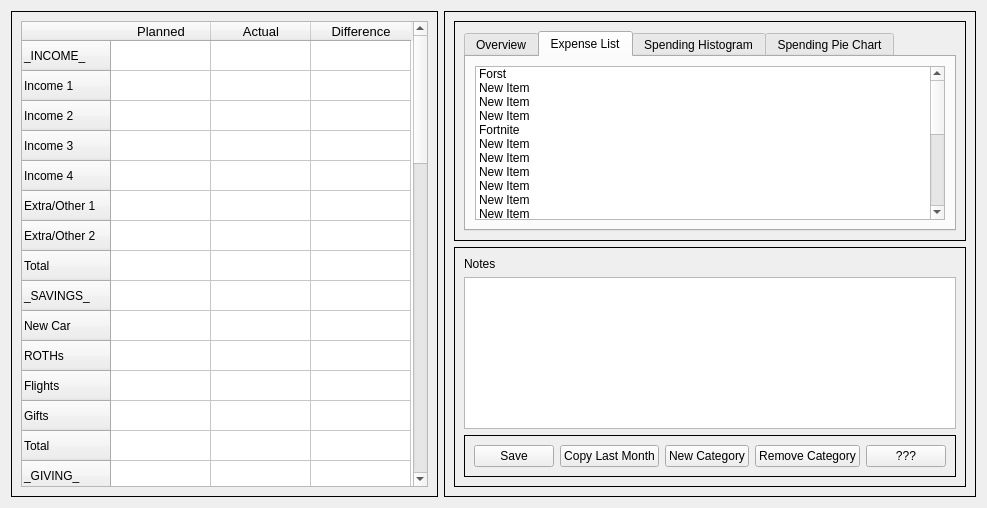
<?xml version="1.0" encoding="UTF-8"?>
<ui version="4.0">
 <class>Form</class>
 <widget class="QWidget" name="Form">
  <property name="geometry">
   <rect>
    <x>0</x>
    <y>0</y>
    <width>982</width>
    <height>508</height>
   </rect>
  </property>
  <property name="windowTitle">
   <string>Form</string>
  </property>
  <layout class="QGridLayout" name="gridLayout_3">
   <item row="0" column="0">
    <widget class="QFrame" name="frame_2">
     <property name="sizePolicy">
      <sizepolicy hsizetype="Expanding" vsizetype="Preferred">
       <horstretch>0</horstretch>
       <verstretch>0</verstretch>
      </sizepolicy>
     </property>
     <property name="frameShape">
      <enum>QFrame::Box</enum>
     </property>
     <property name="frameShadow">
      <enum>QFrame::Plain</enum>
     </property>
     <layout class="QHBoxLayout" name="horizontalLayout_3">
      <item>
       <spacer name="horizontalSpacer_2">
        <property name="orientation">
         <enum>Qt::Horizontal</enum>
        </property>
        <property name="sizeHint" stdset="0">
         <size>
          <width>40</width>
          <height>20</height>
         </size>
        </property>
       </spacer>
      </item>
      <item>
       <widget class="QTableWidget" name="tableWidget">
        <property name="sizePolicy">
         <sizepolicy hsizetype="Preferred" vsizetype="Expanding">
          <horstretch>0</horstretch>
          <verstretch>0</verstretch>
         </sizepolicy>
        </property>
        <property name="minimumSize">
         <size>
          <width>407</width>
          <height>0</height>
         </size>
        </property>
        <attribute name="horizontalHeaderCascadingSectionResizes">
         <bool>false</bool>
        </attribute>
        <row>
         <property name="text">
          <string>_INCOME_</string>
         </property>
        </row>
        <row>
         <property name="text">
          <string>Income 1</string>
         </property>
        </row>
        <row>
         <property name="text">
          <string>Income 2</string>
         </property>
        </row>
        <row>
         <property name="text">
          <string>Income 3</string>
         </property>
        </row>
        <row>
         <property name="text">
          <string>Income 4</string>
         </property>
        </row>
        <row>
         <property name="text">
          <string>Extra/Other 1</string>
         </property>
        </row>
        <row>
         <property name="text">
          <string>Extra/Other 2</string>
         </property>
        </row>
        <row>
         <property name="text">
          <string>Total</string>
         </property>
        </row>
        <row>
         <property name="text">
          <string>_SAVINGS_</string>
         </property>
        </row>
        <row>
         <property name="text">
          <string>New Car</string>
         </property>
        </row>
        <row>
         <property name="text">
          <string>ROTHs</string>
         </property>
        </row>
        <row>
         <property name="text">
          <string>Flights</string>
         </property>
        </row>
        <row>
         <property name="text">
          <string>Gifts</string>
         </property>
        </row>
        <row>
         <property name="text">
          <string>Total</string>
         </property>
        </row>
        <row>
         <property name="text">
          <string>_GIVING_</string>
         </property>
        </row>
        <row>
         <property name="text">
          <string>Church</string>
         </property>
        </row>
        <row>
         <property name="text">
          <string>Focus</string>
         </property>
        </row>
        <row>
         <property name="text">
          <string>Total</string>
         </property>
        </row>
        <row>
         <property name="text">
          <string>_HOUSING_</string>
         </property>
        </row>
        <row>
         <property name="text">
          <string>Mortgage</string>
         </property>
        </row>
        <row>
         <property name="text">
          <string>Water</string>
         </property>
        </row>
        <row>
         <property name="text">
          <string>Electricity</string>
         </property>
        </row>
        <row>
         <property name="text">
          <string>Phone</string>
         </property>
        </row>
        <row>
         <property name="text">
          <string>Internet</string>
         </property>
        </row>
        <row>
         <property name="text">
          <string>Total</string>
         </property>
        </row>
        <row>
         <property name="text">
          <string>_TRANSPO_</string>
         </property>
        </row>
        <row>
         <property name="text">
          <string>Gas</string>
         </property>
        </row>
        <row>
         <property name="text">
          <string>Maintenance</string>
         </property>
        </row>
        <row>
         <property name="text">
          <string>Total</string>
         </property>
        </row>
        <row>
         <property name="text">
          <string>_FOOD_</string>
         </property>
        </row>
        <row>
         <property name="text">
          <string>Groceries</string>
         </property>
        </row>
        <row>
         <property name="text">
          <string>Restaurants</string>
         </property>
        </row>
        <row>
         <property name="text">
          <string>Total</string>
         </property>
        </row>
        <row>
         <property name="text">
          <string>_PERSONAL_</string>
         </property>
        </row>
        <row>
         <property name="text">
          <string>N_Fun</string>
         </property>
        </row>
        <row>
         <property name="text">
          <string>V_Fun</string>
         </property>
        </row>
        <row>
         <property name="text">
          <string>Subscriptions</string>
         </property>
        </row>
        <row>
         <property name="text">
          <string>Total</string>
         </property>
        </row>
        <row>
         <property name="text">
          <string>_INSURANCE_</string>
         </property>
        </row>
        <row>
         <property name="text">
          <string>Car</string>
         </property>
        </row>
        <row>
         <property name="text">
          <string>Health</string>
         </property>
        </row>
        <row>
         <property name="text">
          <string>Dental</string>
         </property>
        </row>
        <row>
         <property name="text">
          <string>Vision</string>
         </property>
        </row>
        <row>
         <property name="text">
          <string>Total</string>
         </property>
        </row>
        <row>
         <property name="text">
          <string>_OTHER_</string>
         </property>
        </row>
        <row>
         <property name="text">
          <string>Cats</string>
         </property>
        </row>
        <row>
         <property name="text">
          <string>Misc</string>
         </property>
        </row>
        <row>
         <property name="text">
          <string>Total</string>
         </property>
        </row>
        <column>
         <property name="text">
          <string>Planned</string>
         </property>
         <property name="font">
          <font>
           <pointsize>10</pointsize>
          </font>
         </property>
        </column>
        <column>
         <property name="text">
          <string>Actual</string>
         </property>
         <property name="font">
          <font>
           <pointsize>10</pointsize>
          </font>
         </property>
        </column>
        <column>
         <property name="text">
          <string>Difference</string>
         </property>
         <property name="font">
          <font>
           <pointsize>10</pointsize>
          </font>
         </property>
        </column>
       </widget>
      </item>
      <item>
       <spacer name="horizontalSpacer">
        <property name="orientation">
         <enum>Qt::Horizontal</enum>
        </property>
        <property name="sizeHint" stdset="0">
         <size>
          <width>40</width>
          <height>20</height>
         </size>
        </property>
       </spacer>
      </item>
     </layout>
    </widget>
   </item>
   <item row="0" column="1">
    <widget class="QFrame" name="frame">
     <property name="frameShape">
      <enum>QFrame::Box</enum>
     </property>
     <property name="frameShadow">
      <enum>QFrame::Plain</enum>
     </property>
     <layout class="QVBoxLayout" name="verticalLayout">
      <item>
       <widget class="QFrame" name="frame_3">
        <property name="frameShape">
         <enum>QFrame::Box</enum>
        </property>
        <property name="frameShadow">
         <enum>QFrame::Plain</enum>
        </property>
        <layout class="QGridLayout" name="gridLayout">
         <item row="0" column="0">
          <widget class="QTabWidget" name="tabWidget">
           <property name="currentIndex">
            <number>1</number>
           </property>
           <widget class="QWidget" name="tab_1">
            <attribute name="title">
             <string>Overview</string>
            </attribute>
           </widget>
           <widget class="QWidget" name="tab_3">
            <attribute name="title">
             <string>Expense List</string>
            </attribute>
            <layout class="QVBoxLayout" name="verticalLayout_4">
             <item>
              <widget class="QListWidget" name="listWidget">
               <item>
                <property name="text">
                 <string>Forst</string>
                </property>
               </item>
               <item>
                <property name="text">
                 <string>New Item</string>
                </property>
               </item>
               <item>
                <property name="text">
                 <string>New Item</string>
                </property>
               </item>
               <item>
                <property name="text">
                 <string>New Item</string>
                </property>
               </item>
               <item>
                <property name="text">
                 <string>Fortnite</string>
                </property>
               </item>
               <item>
                <property name="text">
                 <string>New Item</string>
                </property>
               </item>
               <item>
                <property name="text">
                 <string>New Item</string>
                </property>
               </item>
               <item>
                <property name="text">
                 <string>New Item</string>
                </property>
               </item>
               <item>
                <property name="text">
                 <string>New Item</string>
                </property>
               </item>
               <item>
                <property name="text">
                 <string>New Item</string>
                </property>
               </item>
               <item>
                <property name="text">
                 <string>New Item</string>
                </property>
               </item>
               <item>
                <property name="text">
                 <string>New Item</string>
                </property>
               </item>
               <item>
                <property name="text">
                 <string>New Item</string>
                </property>
               </item>
               <item>
                <property name="text">
                 <string>New Item</string>
                </property>
               </item>
               <item>
                <property name="text">
                 <string>New Item</string>
                </property>
               </item>
               <item>
                <property name="text">
                 <string>New Item</string>
                </property>
               </item>
               <item>
                <property name="text">
                 <string>New Item</string>
                </property>
               </item>
               <item>
                <property name="text">
                 <string>New Item</string>
                </property>
               </item>
               <item>
                <property name="text">
                 <string>Balls</string>
                </property>
               </item>
               <item>
                <property name="text">
                 <string>New Item</string>
                </property>
               </item>
               <item>
                <property name="text">
                 <string>New Item</string>
                </property>
               </item>
               <item>
                <property name="text">
                 <string>New Item</string>
                </property>
               </item>
               <item>
                <property name="text">
                 <string>Epic</string>
                </property>
               </item>
              </widget>
             </item>
            </layout>
           </widget>
           <widget class="QWidget" name="tab_2">
            <attribute name="title">
             <string>Spending Histogram</string>
            </attribute>
           </widget>
           <widget class="QWidget" name="tab_0">
            <attribute name="title">
             <string>Spending Pie Chart</string>
            </attribute>
           </widget>
          </widget>
         </item>
        </layout>
       </widget>
      </item>
      <item>
       <widget class="QFrame" name="frame_4">
        <property name="frameShape">
         <enum>QFrame::Box</enum>
        </property>
        <property name="frameShadow">
         <enum>QFrame::Plain</enum>
        </property>
        <layout class="QGridLayout" name="gridLayout_2">
         <item row="0" column="0">
          <widget class="QLabel" name="label">
           <property name="text">
            <string>Notes</string>
           </property>
          </widget>
         </item>
         <item row="1" column="0">
          <widget class="QPlainTextEdit" name="plainTextEdit"/>
         </item>
         <item row="2" column="0">
          <widget class="QFrame" name="frame_5">
           <property name="frameShape">
            <enum>QFrame::Box</enum>
           </property>
           <property name="frameShadow">
            <enum>QFrame::Plain</enum>
           </property>
           <layout class="QHBoxLayout" name="horizontalLayout_2">
            <item>
             <widget class="QPushButton" name="pushButton_0">
              <property name="text">
               <string>Save</string>
              </property>
             </widget>
            </item>
            <item>
             <widget class="QPushButton" name="pushButton_1">
              <property name="text">
               <string>Copy Last Month</string>
              </property>
             </widget>
            </item>
            <item>
             <widget class="QPushButton" name="pushButton_2">
              <property name="text">
               <string>New Category</string>
              </property>
             </widget>
            </item>
            <item>
             <widget class="QPushButton" name="pushButton_3">
              <property name="text">
               <string>Remove Category</string>
              </property>
             </widget>
            </item>
            <item>
             <widget class="QPushButton" name="pushButton_5">
              <property name="text">
               <string>???</string>
              </property>
             </widget>
            </item>
           </layout>
          </widget>
         </item>
        </layout>
       </widget>
      </item>
     </layout>
    </widget>
   </item>
  </layout>
 </widget>
 <resources/>
 <connections/>
</ui>
